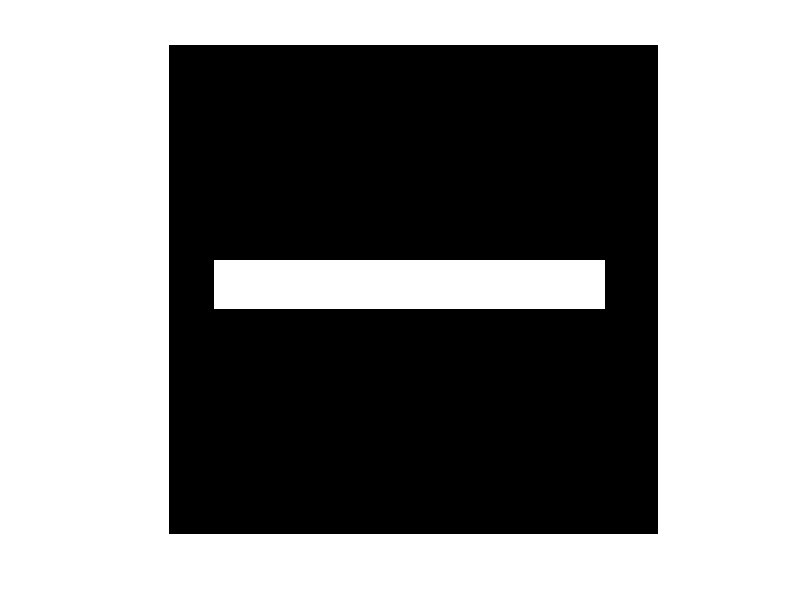

Write MATLAB code to recreate this figure.

w=100;
h=100;
my_img = uint8(zeros(w,h));
width = 80;
hight = 10;
iii=0;
        for i=h/2-hight/2:h/2+hight/2-1
            for j=w/2-width/2+iii:w/2+width/2-1-iii
                my_img(i,j)=255;
            end
            %iii=iii+1;
        end
        
 imshow(my_img);
 
        %radius3=3;
        %SE_d = strel('disk', radius3,8);
        %head_mask = imdilate(head_mask,SE_d);
        [L, num] = bwlabel(my_img, 8);
        [seg_y,seg_x] = find(L==1);

% Rows of X correspond to observations, columns to variables
            [COEFF,SCORE,latent]=princomp([seg_x seg_y ]);   % X size = 10x128    % zscore
            % latent is  a vector containing the eigenvalues of the covariance
            % matrix of X.
            % COEFF is a p-by-p matrix, each column containing coefficients
            % for one principal component. The columns are in order of decreasing component variance
            if abs(latent(1))>abs(latent(2))
                if abs(latent(2))>0.00001
                    ratio = abs(latent(1))/abs(latent(2));
                else
                    ratio = 999999999999;
                end
            else
                if abs(latent(1))>0.00001
                    ratio = abs(latent(2))/abs(latent(1));
                else
                     ratio = 999999999999;
                end
            end
            
endofprig=1;
            
            